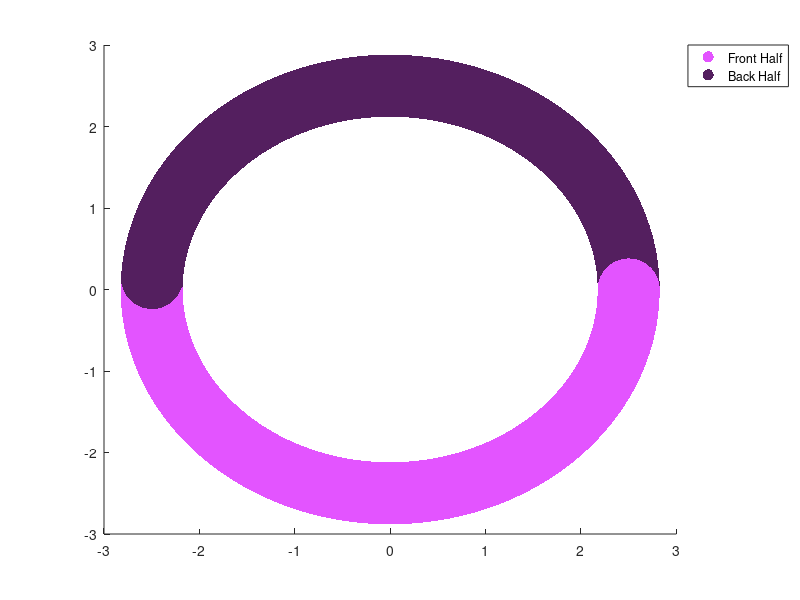

The MATLAB script that drew this image: (Note: this script raises an error after producing the figure.)
%make schematic where front half and back half monomers are colored
%differently for LH/RH helices and for a Cholesteric Liquid Crystal (CLC)
%chromosome model

% Parameters for the helix
radius = 2.5;   % Radius of the helix
pitch = -1.5;  % Distance between turns, negative -> left handed helix, positive -> right handed helix
num_turns = 5; % Number of turns
num_points_per_turn = 100; % Number of points per turn

% Calculate the total number of points
total_points = num_turns * num_points_per_turn;

% Create a vector of points along the z-axis
z = linspace(0, num_turns * pitch, total_points);

% Create a vector of angles for the helix
theta = linspace(0, num_turns * 2 * pi, total_points);

% Calculate the x and y coordinates of the helix
x = radius * cos(theta);
y = radius * sin(theta);

vertices = [x' y' z'];

% Generate random angles for rotation around x, y, and z axes
theta_x = rand * 2 * pi;
theta_y = rand * 2 * pi;
theta_z = rand * 2 * pi;

% or no rotation
theta_x = 0;
theta_y = 0;
theta_z = 0;

% Create rotation matrices for each axis
Rx = [
    1 0 0;
    0 cos(theta_x) -sin(theta_x);
    0 sin(theta_x) cos(theta_x)
    ];

Ry = [
    cos(theta_y) 0 sin(theta_y);
    0 1 0;
    -sin(theta_y) 0 cos(theta_y)
    ];

Rz = [
    cos(theta_z) -sin(theta_z) 0;
    sin(theta_z) cos(theta_z) 0;
    0 0 1
    ];

% Combine the rotation matrices
R = Rx * Ry * Rz;

% Apply the rotation to the vertices
rotated_vertices = (R * vertices')';

%use for helix plot with tangent vectors
xyz_coordinates = rotated_vertices;

total_points = size(xyz_coordinates,1);

%front half and back half of helix are different colors
front_back_half_colormap = [];
for i = 1:1:size(xyz_coordinates(1:1:end,2))
    temp=xyz_coordinates(1:1:end,2);
    if temp(i)>0
        front_back_half_colormap = [front_back_half_colormap; [0.3293, 0.1227, 0.3707]];	%light purple
    else
        front_back_half_colormap = [front_back_half_colormap; [0.8884, 0.3309, 1.0000]]; %dark purple
    end
end

figure
screen = get(0, 'Screensize');
screen(3)=screen(3)/1.75;
set(gcf, 'Position', screen);
hold on
for i = 1:total_points-1
    plot3([xyz_coordinates(i,1), xyz_coordinates(i+1,1)], [xyz_coordinates(i,2), xyz_coordinates(i+1,2)], [xyz_coordinates(i,3), xyz_coordinates(i+1,3)], 'LineWidth', 2, 'Color', [0 0 0]);
end
scatter3(xyz_coordinates(1:1:end,1),xyz_coordinates(1:1:end,2),xyz_coordinates(1:1:end,3),2000,front_back_half_colormap,'filled')
h1 = plot3(nan, nan, nan, 'o', 'MarkerSize', 14, ...
    'MarkerFaceColor', [0.8884, 0.3309, 1.0000], 'MarkerEdgeColor', 'none');
h2 = plot3(nan, nan, nan, 'o', 'MarkerSize', 14, ...
    'MarkerFaceColor', [0.3293, 0.1227, 0.3707], 'MarkerEdgeColor', 'none');
lgd=legend([h1, h2], {'Front Half', 'Back Half'}, 'Location', 'northeastoutside');
lgd.FontSize = 32;
lgd.Box = 'off';
set(gca,'Xticklabel',[])
set(gca,'Yticklabel',[])
set(gca,'Zticklabel',[])
title('Left Handed Helix', FontSize=24);
axis equal
view(0,0) %side view
%view(30,15) %perspective view
%ylim([min(xyz_coordinates(:,2))*3 -0.01]) %show front half only
%ylim([0.01 max(xyz_coordinates(:,2))*3]) %show back half only

% opposite handed helix (right handed)
pitch = 1.5;  % Distance between turns, negative -> left handed helix, positive -> right handed helix

% Create a vector of points along the z-axis
z = linspace(0, num_turns * pitch, total_points);

vertices = [x' y' z'];

% Apply the rotation to the vertices
rotated_vertices = (R * vertices')';

%use for helix plot with tangent vectors
xyz_coordinates = rotated_vertices;

total_points = size(xyz_coordinates,1);

%front half and back half of helix are different colors
front_back_half_colormap = [];
for i = 1:1:size(xyz_coordinates(1:1:end,2))
    temp=xyz_coordinates(1:1:end,2);
    if temp(i)>0
        front_back_half_colormap = [front_back_half_colormap; [0.3293, 0.1227, 0.3707]];	%light purple
    else
        front_back_half_colormap = [front_back_half_colormap; [0.8884, 0.3309, 1.0000]]; %dark purple
    end
end

figure
screen = get(0, 'Screensize');
screen(3)=screen(3)/1.75;
set(gcf, 'Position', screen);
hold on
for i = 1:total_points-1
    plot3([xyz_coordinates(i,1), xyz_coordinates(i+1,1)], [xyz_coordinates(i,2), xyz_coordinates(i+1,2)], [xyz_coordinates(i,3), xyz_coordinates(i+1,3)], 'LineWidth', 2, 'Color', [0 0 0]);
end
scatter3(xyz_coordinates(1:1:end,1),xyz_coordinates(1:1:end,2),xyz_coordinates(1:1:end,3),2000,front_back_half_colormap,'filled')
h1 = plot3(nan, nan, nan, 'o', 'MarkerSize', 14, ...
    'MarkerFaceColor', [0.8884, 0.3309, 1.0000], 'MarkerEdgeColor', 'none');
h2 = plot3(nan, nan, nan, 'o', 'MarkerSize', 14, ...
    'MarkerFaceColor', [0.3293, 0.1227, 0.3707], 'MarkerEdgeColor', 'none');
lgd=legend([h1, h2], {'Front Half', 'Back Half'}, 'Location', 'northeastoutside');
lgd.FontSize = 32;
lgd.Box = 'off';
set(gca,'Xticklabel',[])
set(gca,'Yticklabel',[])
set(gca,'Zticklabel',[])
title('Right Handed Helix', FontSize=24);
axis equal
view(0,0) %side view
%view(30,15) %perspective view
%ylim([min(xyz_coordinates(:,2))*3 -0.01]) %show front half only
%ylim([0.01 max(xyz_coordinates(:,2))*3]) %show back half only

%load CLC model from iter_Cholesteric_HiC.m
chromosome_w_inter_and_intra_disc_loops = readmatrix('chromosome_w_inter_and_intra_disc_loops.csv');
xyz_coordinates=chromosome_w_inter_and_intra_disc_loops;
total_points = size(chromosome_w_inter_and_intra_disc_loops,1);

%front half and back half of CLC are different colors
front_back_half_colormap = [];
for i = 1:1:size(xyz_coordinates(1:1:end,2))
    temp=xyz_coordinates(1:1:end,2);
    if temp(i)>0
        front_back_half_colormap = [front_back_half_colormap; [0.3293, 0.1227, 0.3707]];	%light purple
    else
        front_back_half_colormap = [front_back_half_colormap; [0.8884, 0.3309, 1.0000]]; %dark purple
    end
end

figure
screen = get(0, 'Screensize');
screen(3)=screen(3)/1.75;
set(gcf, 'Position', screen);
hold on
for i = 1:total_points-1
    plot3([xyz_coordinates(i,1), xyz_coordinates(i+1,1)], [xyz_coordinates(i,2), xyz_coordinates(i+1,2)], [xyz_coordinates(i,3), xyz_coordinates(i+1,3)], 'LineWidth', 2, 'Color', [0 0 0]);
end
scatter3(xyz_coordinates(1:1:end,1),xyz_coordinates(1:1:end,2),xyz_coordinates(1:1:end,3),400,front_back_half_colormap,'filled')
% Plot dummy points for color legend entries
h1 = plot3(nan, nan, nan, 'o', 'MarkerSize', 14, ...
    'MarkerFaceColor', [0.8884, 0.3309, 1.0000], 'MarkerEdgeColor', 'none');
h2 = plot3(nan, nan, nan, 'o', 'MarkerSize', 14, ...
    'MarkerFaceColor', [0.3293, 0.1227, 0.3707], 'MarkerEdgeColor', 'none');
lgd=legend([h1, h2], {'Front Half', 'Back Half'}, 'Location', 'northeast');
lgd.FontSize = 32;
lgd.Box = 'off';
set(gca,'Xticklabel',[])
set(gca,'Yticklabel',[])
set(gca,'Zticklabel',[])
axis equal
%view(0,0) %side view
view(30,15) %perspective view
%ylim([min(xyz_coordinates(:,2))*3 -0.01]) %show front half only
%ylim([0.01 max(xyz_coordinates(:,2))*3]) %show back half only
